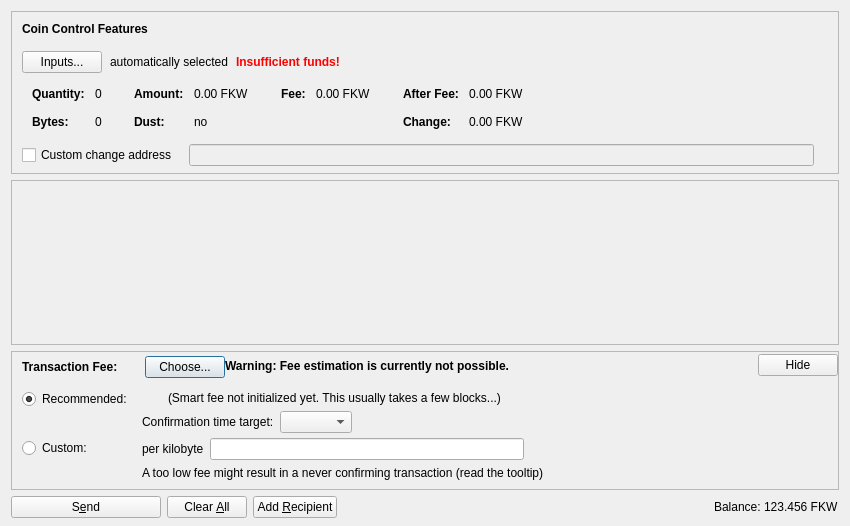
<?xml version="1.0" encoding="UTF-8"?>
<ui version="4.0">
 <class>SendCoinsDialog</class>
 <widget class="QDialog" name="SendCoinsDialog">
  <property name="geometry">
   <rect>
    <x>0</x>
    <y>0</y>
    <width>850</width>
    <height>526</height>
   </rect>
  </property>
  <property name="windowTitle">
   <string>Send Coins</string>
  </property>
  <layout class="QVBoxLayout" name="verticalLayout" stretch="0,1,0,0">
   <property name="bottomMargin">
    <number>8</number>
   </property>
   <item>
    <widget class="QFrame" name="frameCoinControl">
     <property name="sizePolicy">
      <sizepolicy hsizetype="Expanding" vsizetype="Expanding">
       <horstretch>0</horstretch>
       <verstretch>0</verstretch>
      </sizepolicy>
     </property>
     <property name="maximumSize">
      <size>
       <width>16777215</width>
       <height>16777215</height>
      </size>
     </property>
     <property name="frameShape">
      <enum>QFrame::StyledPanel</enum>
     </property>
     <property name="frameShadow">
      <enum>QFrame::Sunken</enum>
     </property>
     <layout class="QVBoxLayout" name="verticalLayoutCoinControl2">
      <property name="spacing">
       <number>0</number>
      </property>
      <property name="leftMargin">
       <number>0</number>
      </property>
      <property name="topMargin">
       <number>0</number>
      </property>
      <property name="rightMargin">
       <number>0</number>
      </property>
      <property name="bottomMargin">
       <number>6</number>
      </property>
      <item>
       <layout class="QVBoxLayout" name="verticalLayoutCoinControl" stretch="0,0,0,0,1">
        <property name="spacing">
         <number>0</number>
        </property>
        <property name="leftMargin">
         <number>10</number>
        </property>
        <property name="topMargin">
         <number>10</number>
        </property>
        <item>
         <layout class="QHBoxLayout" name="horizontalLayoutCoinControl1">
          <property name="bottomMargin">
           <number>15</number>
          </property>
          <item>
           <widget class="QLabel" name="labelCoinControlFeatures">
            <property name="sizePolicy">
             <sizepolicy hsizetype="Preferred" vsizetype="Maximum">
              <horstretch>0</horstretch>
              <verstretch>0</verstretch>
             </sizepolicy>
            </property>
            <property name="font">
             <font>
              <weight>75</weight>
              <bold>true</bold>
             </font>
            </property>
            <property name="styleSheet">
             <string notr="true">font-weight:bold;</string>
            </property>
            <property name="text">
             <string>Coin Control Features</string>
            </property>
           </widget>
          </item>
         </layout>
        </item>
        <item>
         <layout class="QHBoxLayout" name="horizontalLayoutCoinControl2" stretch="0,0,0,0">
          <property name="spacing">
           <number>8</number>
          </property>
          <property name="bottomMargin">
           <number>10</number>
          </property>
          <item>
           <widget class="QPushButton" name="pushButtonCoinControl">
            <property name="styleSheet">
             <string notr="true"/>
            </property>
            <property name="text">
             <string>Inputs...</string>
            </property>
            <property name="autoDefault">
             <bool>false</bool>
            </property>
           </widget>
          </item>
          <item>
           <widget class="QLabel" name="labelCoinControlAutomaticallySelected">
            <property name="text">
             <string>automatically selected</string>
            </property>
            <property name="margin">
             <number>5</number>
            </property>
           </widget>
          </item>
          <item>
           <widget class="QLabel" name="labelCoinControlInsuffFunds">
            <property name="font">
             <font>
              <weight>75</weight>
              <bold>true</bold>
             </font>
            </property>
            <property name="styleSheet">
             <string notr="true">color:red;font-weight:bold;</string>
            </property>
            <property name="text">
             <string>Insufficient funds!</string>
            </property>
            <property name="margin">
             <number>5</number>
            </property>
           </widget>
          </item>
          <item>
           <spacer name="horizontalSpacerCoinControl">
            <property name="orientation">
             <enum>Qt::Horizontal</enum>
            </property>
            <property name="sizeHint" stdset="0">
             <size>
              <width>40</width>
              <height>1</height>
             </size>
            </property>
           </spacer>
          </item>
         </layout>
        </item>
        <item>
         <widget class="QWidget" name="widgetCoinControl" native="true">
          <property name="sizePolicy">
           <sizepolicy hsizetype="Preferred" vsizetype="Preferred">
            <horstretch>0</horstretch>
            <verstretch>0</verstretch>
           </sizepolicy>
          </property>
          <property name="minimumSize">
           <size>
            <width>0</width>
            <height>0</height>
           </size>
          </property>
          <property name="styleSheet">
           <string notr="true"/>
          </property>
          <layout class="QHBoxLayout" name="horizontalLayoutCoinControl5">
           <property name="leftMargin">
            <number>0</number>
           </property>
           <property name="topMargin">
            <number>0</number>
           </property>
           <property name="rightMargin">
            <number>0</number>
           </property>
           <property name="bottomMargin">
            <number>0</number>
           </property>
           <item>
            <layout class="QHBoxLayout" name="horizontalLayoutCoinControl3" stretch="0,0,0,1">
             <property name="spacing">
              <number>20</number>
             </property>
             <property name="topMargin">
              <number>0</number>
             </property>
             <property name="bottomMargin">
              <number>10</number>
             </property>
             <item>
              <layout class="QFormLayout" name="formLayoutCoinControl1">
               <property name="horizontalSpacing">
                <number>10</number>
               </property>
               <property name="verticalSpacing">
                <number>14</number>
               </property>
               <property name="leftMargin">
                <number>10</number>
               </property>
               <property name="topMargin">
                <number>4</number>
               </property>
               <property name="rightMargin">
                <number>6</number>
               </property>
               <item row="0" column="0">
                <widget class="QLabel" name="labelCoinControlQuantityText">
                 <property name="font">
                  <font>
                   <weight>75</weight>
                   <bold>true</bold>
                  </font>
                 </property>
                 <property name="text">
                  <string>Quantity:</string>
                 </property>
                 <property name="margin">
                  <number>0</number>
                 </property>
                </widget>
               </item>
               <item row="0" column="1">
                <widget class="QLabel" name="labelCoinControlQuantity">
                 <property name="cursor">
                  <cursorShape>IBeamCursor</cursorShape>
                 </property>
                 <property name="contextMenuPolicy">
                  <enum>Qt::ActionsContextMenu</enum>
                 </property>
                 <property name="text">
                  <string notr="true">0</string>
                 </property>
                 <property name="margin">
                  <number>0</number>
                 </property>
                 <property name="textInteractionFlags">
                  <set>Qt::LinksAccessibleByMouse|Qt::TextSelectableByKeyboard|Qt::TextSelectableByMouse</set>
                 </property>
                </widget>
               </item>
               <item row="1" column="0">
                <widget class="QLabel" name="labelCoinControlBytesText">
                 <property name="font">
                  <font>
                   <weight>75</weight>
                   <bold>true</bold>
                  </font>
                 </property>
                 <property name="text">
                  <string>Bytes:</string>
                 </property>
                </widget>
               </item>
               <item row="1" column="1">
                <widget class="QLabel" name="labelCoinControlBytes">
                 <property name="cursor">
                  <cursorShape>IBeamCursor</cursorShape>
                 </property>
                 <property name="contextMenuPolicy">
                  <enum>Qt::ActionsContextMenu</enum>
                 </property>
                 <property name="text">
                  <string notr="true">0</string>
                 </property>
                 <property name="textInteractionFlags">
                  <set>Qt::LinksAccessibleByMouse|Qt::TextSelectableByKeyboard|Qt::TextSelectableByMouse</set>
                 </property>
                </widget>
               </item>
              </layout>
             </item>
             <item>
              <layout class="QFormLayout" name="formLayoutCoinControl2">
               <property name="horizontalSpacing">
                <number>10</number>
               </property>
               <property name="verticalSpacing">
                <number>14</number>
               </property>
               <property name="leftMargin">
                <number>6</number>
               </property>
               <property name="topMargin">
                <number>4</number>
               </property>
               <property name="rightMargin">
                <number>6</number>
               </property>
               <item row="0" column="0">
                <widget class="QLabel" name="labelCoinControlAmountText">
                 <property name="font">
                  <font>
                   <weight>75</weight>
                   <bold>true</bold>
                  </font>
                 </property>
                 <property name="text">
                  <string>Amount:</string>
                 </property>
                 <property name="margin">
                  <number>0</number>
                 </property>
                </widget>
               </item>
               <item row="0" column="1">
                <widget class="QLabel" name="labelCoinControlAmount">
                 <property name="cursor">
                  <cursorShape>IBeamCursor</cursorShape>
                 </property>
                 <property name="contextMenuPolicy">
                  <enum>Qt::ActionsContextMenu</enum>
                 </property>
                 <property name="text">
                  <string notr="true">0.00 FKW</string>
                 </property>
                 <property name="textInteractionFlags">
                  <set>Qt::LinksAccessibleByMouse|Qt::TextSelectableByKeyboard|Qt::TextSelectableByMouse</set>
                 </property>
                </widget>
               </item>
               <item row="1" column="0">
                <widget class="QLabel" name="labelCoinControlLowOutputText">
                 <property name="font">
                  <font>
                   <weight>75</weight>
                   <bold>true</bold>
                  </font>
                 </property>
                 <property name="text">
                  <string>Dust:</string>
                 </property>
                </widget>
               </item>
               <item row="1" column="1">
                <widget class="QLabel" name="labelCoinControlLowOutput">
                 <property name="cursor">
                  <cursorShape>IBeamCursor</cursorShape>
                 </property>
                 <property name="contextMenuPolicy">
                  <enum>Qt::ActionsContextMenu</enum>
                 </property>
                 <property name="text">
                  <string notr="true">no</string>
                 </property>
                 <property name="textInteractionFlags">
                  <set>Qt::LinksAccessibleByMouse|Qt::TextSelectableByKeyboard|Qt::TextSelectableByMouse</set>
                 </property>
                </widget>
               </item>
              </layout>
             </item>
             <item>
              <layout class="QFormLayout" name="formLayoutCoinControl3">
               <property name="horizontalSpacing">
                <number>10</number>
               </property>
               <property name="verticalSpacing">
                <number>14</number>
               </property>
               <property name="leftMargin">
                <number>6</number>
               </property>
               <property name="topMargin">
                <number>4</number>
               </property>
               <property name="rightMargin">
                <number>6</number>
               </property>
               <item row="0" column="0">
                <widget class="QLabel" name="labelCoinControlFeeText">
                 <property name="font">
                  <font>
                   <weight>75</weight>
                   <bold>true</bold>
                  </font>
                 </property>
                 <property name="text">
                  <string>Fee:</string>
                 </property>
                 <property name="margin">
                  <number>0</number>
                 </property>
                </widget>
               </item>
               <item row="0" column="1">
                <widget class="QLabel" name="labelCoinControlFee">
                 <property name="cursor">
                  <cursorShape>IBeamCursor</cursorShape>
                 </property>
                 <property name="contextMenuPolicy">
                  <enum>Qt::ActionsContextMenu</enum>
                 </property>
                 <property name="text">
                  <string notr="true">0.00 FKW</string>
                 </property>
                 <property name="textInteractionFlags">
                  <set>Qt::LinksAccessibleByMouse|Qt::TextSelectableByKeyboard|Qt::TextSelectableByMouse</set>
                 </property>
                </widget>
               </item>
              </layout>
             </item>
             <item>
              <layout class="QFormLayout" name="formLayoutCoinControl4">
               <property name="horizontalSpacing">
                <number>10</number>
               </property>
               <property name="verticalSpacing">
                <number>14</number>
               </property>
               <property name="leftMargin">
                <number>6</number>
               </property>
               <property name="topMargin">
                <number>4</number>
               </property>
               <property name="rightMargin">
                <number>6</number>
               </property>
               <item row="0" column="0">
                <widget class="QLabel" name="labelCoinControlAfterFeeText">
                 <property name="font">
                  <font>
                   <weight>75</weight>
                   <bold>true</bold>
                  </font>
                 </property>
                 <property name="text">
                  <string>After Fee:</string>
                 </property>
                 <property name="margin">
                  <number>0</number>
                 </property>
                </widget>
               </item>
               <item row="0" column="1">
                <widget class="QLabel" name="labelCoinControlAfterFee">
                 <property name="cursor">
                  <cursorShape>IBeamCursor</cursorShape>
                 </property>
                 <property name="contextMenuPolicy">
                  <enum>Qt::ActionsContextMenu</enum>
                 </property>
                 <property name="text">
                  <string notr="true">0.00 FKW</string>
                 </property>
                 <property name="textInteractionFlags">
                  <set>Qt::LinksAccessibleByMouse|Qt::TextSelectableByKeyboard|Qt::TextSelectableByMouse</set>
                 </property>
                </widget>
               </item>
               <item row="1" column="0">
                <widget class="QLabel" name="labelCoinControlChangeText">
                 <property name="font">
                  <font>
                   <weight>75</weight>
                   <bold>true</bold>
                  </font>
                 </property>
                 <property name="text">
                  <string>Change:</string>
                 </property>
                </widget>
               </item>
               <item row="1" column="1">
                <widget class="QLabel" name="labelCoinControlChange">
                 <property name="cursor">
                  <cursorShape>IBeamCursor</cursorShape>
                 </property>
                 <property name="contextMenuPolicy">
                  <enum>Qt::ActionsContextMenu</enum>
                 </property>
                 <property name="text">
                  <string notr="true">0.00 FKW</string>
                 </property>
                 <property name="textInteractionFlags">
                  <set>Qt::LinksAccessibleByMouse|Qt::TextSelectableByKeyboard|Qt::TextSelectableByMouse</set>
                 </property>
                </widget>
               </item>
              </layout>
             </item>
            </layout>
           </item>
          </layout>
         </widget>
        </item>
        <item>
         <layout class="QHBoxLayout" name="horizontalLayoutCoinControl4" stretch="0,0,0">
          <property name="spacing">
           <number>12</number>
          </property>
          <property name="sizeConstraint">
           <enum>QLayout::SetDefaultConstraint</enum>
          </property>
          <property name="topMargin">
           <number>5</number>
          </property>
          <property name="rightMargin">
           <number>5</number>
          </property>
          <item>
           <widget class="QCheckBox" name="checkBoxCoinControlChange">
            <property name="toolTip">
             <string>If this is activated, but the change address is empty or invalid, change will be sent to a newly generated address.</string>
            </property>
            <property name="text">
             <string>Custom change address</string>
            </property>
           </widget>
          </item>
          <item>
           <widget class="QValidatedLineEdit" name="lineEditCoinControlChange">
            <property name="enabled">
             <bool>false</bool>
            </property>
            <property name="sizePolicy">
             <sizepolicy hsizetype="Expanding" vsizetype="Fixed">
              <horstretch>0</horstretch>
              <verstretch>0</verstretch>
             </sizepolicy>
            </property>
           </widget>
          </item>
          <item>
           <widget class="QLabel" name="labelCoinControlChangeLabel">
            <property name="sizePolicy">
             <sizepolicy hsizetype="Preferred" vsizetype="Expanding">
              <horstretch>0</horstretch>
              <verstretch>0</verstretch>
             </sizepolicy>
            </property>
            <property name="minimumSize">
             <size>
              <width>0</width>
              <height>0</height>
             </size>
            </property>
            <property name="text">
             <string/>
            </property>
            <property name="margin">
             <number>3</number>
            </property>
           </widget>
          </item>
         </layout>
        </item>
        <item>
         <spacer name="verticalSpacerCoinControl">
          <property name="orientation">
           <enum>Qt::Vertical</enum>
          </property>
          <property name="sizeHint" stdset="0">
           <size>
            <width>800</width>
            <height>1</height>
           </size>
          </property>
         </spacer>
        </item>
       </layout>
      </item>
     </layout>
    </widget>
   </item>
   <item>
    <widget class="QScrollArea" name="scrollArea">
     <property name="widgetResizable">
      <bool>true</bool>
     </property>
     <widget class="QWidget" name="scrollAreaWidgetContents">
      <property name="geometry">
       <rect>
        <x>0</x>
        <y>0</y>
        <width>830</width>
        <height>104</height>
       </rect>
      </property>
      <layout class="QVBoxLayout" name="verticalLayout_2" stretch="0,1">
       <property name="leftMargin">
        <number>0</number>
       </property>
       <property name="topMargin">
        <number>0</number>
       </property>
       <property name="rightMargin">
        <number>0</number>
       </property>
       <property name="bottomMargin">
        <number>0</number>
       </property>
       <item>
        <layout class="QVBoxLayout" name="entries">
         <property name="spacing">
          <number>6</number>
         </property>
        </layout>
       </item>
       <item>
        <spacer name="verticalSpacer">
         <property name="orientation">
          <enum>Qt::Vertical</enum>
         </property>
         <property name="sizeHint" stdset="0">
          <size>
           <width>20</width>
           <height>40</height>
          </size>
         </property>
        </spacer>
       </item>
      </layout>
     </widget>
    </widget>
   </item>
   <item>
    <widget class="QFrame" name="frameFee">
     <property name="sizePolicy">
      <sizepolicy hsizetype="Expanding" vsizetype="Expanding">
       <horstretch>0</horstretch>
       <verstretch>0</verstretch>
      </sizepolicy>
     </property>
     <property name="maximumSize">
      <size>
       <width>16777215</width>
       <height>16777215</height>
      </size>
     </property>
     <property name="frameShape">
      <enum>QFrame::StyledPanel</enum>
     </property>
     <property name="frameShadow">
      <enum>QFrame::Sunken</enum>
     </property>
     <layout class="QVBoxLayout" name="verticalLayoutFee1">
      <property name="spacing">
       <number>0</number>
      </property>
      <property name="leftMargin">
       <number>0</number>
      </property>
      <property name="topMargin">
       <number>0</number>
      </property>
      <property name="rightMargin">
       <number>0</number>
      </property>
      <property name="bottomMargin">
       <number>0</number>
      </property>
      <item>
       <layout class="QVBoxLayout" name="verticalLayoutFee2" stretch="0,0,0">
        <property name="spacing">
         <number>0</number>
        </property>
        <property name="leftMargin">
         <number>10</number>
        </property>
        <property name="topMargin">
         <number>0</number>
        </property>
        <item>
         <layout class="QHBoxLayout" name="horizontalLayoutFee1">
          <property name="bottomMargin">
           <number>0</number>
          </property>
          <item>
           <layout class="QVBoxLayout" name="verticalLayoutFee7">
            <property name="spacing">
             <number>0</number>
            </property>
            <item>
             <spacer name="verticalSpacerSmartFee">
              <property name="orientation">
               <enum>Qt::Vertical</enum>
              </property>
              <property name="sizeType">
               <enum>QSizePolicy::Fixed</enum>
              </property>
              <property name="sizeHint" stdset="0">
               <size>
                <width>1</width>
                <height>4</height>
               </size>
              </property>
             </spacer>
            </item>
            <item>
             <layout class="QHBoxLayout" name="horizontalLayoutSmartFee">
              <property name="spacing">
               <number>10</number>
              </property>
              <item>
               <widget class="QLabel" name="labelFeeHeadline">
                <property name="sizePolicy">
                 <sizepolicy hsizetype="Preferred" vsizetype="Maximum">
                  <horstretch>0</horstretch>
                  <verstretch>0</verstretch>
                 </sizepolicy>
                </property>
                <property name="font">
                 <font>
                  <weight>75</weight>
                  <bold>true</bold>
                 </font>
                </property>
                <property name="styleSheet">
                 <string notr="true">font-weight:bold;</string>
                </property>
                <property name="text">
                 <string>Transaction Fee:</string>
                </property>
               </widget>
              </item>
              <item>
               <widget class="QLabel" name="labelFeeMinimized">
                <property name="text">
                 <string/>
                </property>
               </widget>
              </item>
              <item>
               <widget class="QPushButton" name="buttonChooseFee">
                <property name="text">
                 <string>Choose...</string>
                </property>
               </widget>
              </item>
             </layout>
            </item>
            <item>
             <spacer name="verticalSpacer_5">
              <property name="orientation">
               <enum>Qt::Vertical</enum>
              </property>
              <property name="sizeHint" stdset="0">
               <size>
                <width>1</width>
                <height>1</height>
               </size>
              </property>
             </spacer>
            </item>
           </layout>
          </item>
          <item>
           <widget class="QLabel" name="fallbackFeeWarningLabel">
            <property name="toolTip">
             <string>Using the fallbackfee can result in sending a transaction that will take several hours or days (or never) to confirm. Consider choosing your fee manually or wait until you have validated the complete chain.</string>
            </property>
            <property name="font">
            <font>
                <weight>75</weight>
                <bold>true</bold>
            </font>
            </property>
            <property name="text">
             <string>Warning: Fee estimation is currently not possible.</string>
            </property>
            <property name="wordWrap">
             <bool>false</bool>
            </property>
           </widget>
          </item>
          <item>
           <spacer name="horizontalSpacer_4">
            <property name="orientation">
             <enum>Qt::Horizontal</enum>
            </property>
            <property name="sizeType">
             <enum>QSizePolicy::MinimumExpanding</enum>
            </property>
            <property name="sizeHint" stdset="0">
             <size>
              <width>40</width>
              <height>20</height>
             </size>
            </property>
           </spacer>
          </item>
          <item>
           <widget class="QPushButton" name="buttonMinimizeFee">
            <property name="toolTip">
             <string>collapse fee-settings</string>
            </property>
            <property name="text">
             <string>Hide</string>
            </property>
           </widget>
          </item>
         </layout>
        </item>
        <item>
         <widget class="QFrame" name="frameFeeSelection">
          <layout class="QVBoxLayout" name="verticalLayoutFee12">
           <property name="spacing">
            <number>0</number>
           </property>
           <property name="leftMargin">
            <number>0</number>
           </property>
           <property name="topMargin">
            <number>0</number>
           </property>
           <property name="rightMargin">
            <number>0</number>
           </property>
           <property name="bottomMargin">
            <number>0</number>
           </property>
           <item>
            <layout class="QGridLayout" name="gridLayoutFee">
             <property name="topMargin">
              <number>10</number>
             </property>
             <property name="bottomMargin">
              <number>4</number>
             </property>
             <property name="horizontalSpacing">
              <number>10</number>
             </property>
             <property name="verticalSpacing">
              <number>4</number>
             </property>
             <item row="1" column="1">
              <layout class="QVBoxLayout" name="verticalLayoutFee8">
               <property name="spacing">
                <number>6</number>
               </property>
               <item>
                <layout class="QHBoxLayout" name="horizontalLayoutFee13">
                 <item>
                  <widget class="QLabel" name="labelCustomPerKilobyte">
                   <property name="toolTip">
                    <string>Specify a custom fee per kB (1,000 bytes) of the transaction's virtual size.

Note:  Since the fee is calculated on a per-byte basis, a fee of "100 satoshis per kB" for a transaction size of 500 bytes (half of 1 kB) would ultimately yield a fee of only 50 satoshis.</string>
                   </property>
                   <property name="text">
                    <string>per kilobyte</string>
                   </property>
                  </widget>
                 </item>
                 <item>
                  <widget class="BitcoinAmountField" name="customFee"/>
                 </item>
                 <item>
                  <spacer name="horizontalSpacer_6">
                   <property name="orientation">
                    <enum>Qt::Horizontal</enum>
                   </property>
                   <property name="sizeHint" stdset="0">
                    <size>
                     <width>1</width>
                     <height>1</height>
                    </size>
                   </property>
                  </spacer>
                 </item>
                </layout>
               </item>
               <item>
                <layout class="QHBoxLayout" name="horizontalLayoutFee8">
                 <item>
                  <widget class="QLabel" name="labelCustomFeeWarning">
                   <property name="enabled">
                    <bool>true</bool>
                   </property>
                   <property name="toolTip">
                    <string>When there is less transaction volume than space in the blocks, miners as well as relaying nodes may enforce a minimum fee. Paying only this minimum fee is just fine, but be aware that this can result in a never confirming transaction once there is more demand for fokawa transactions than the network can process.</string>
                   </property>
                   <property name="text">
                    <string>A too low fee might result in a never confirming transaction (read the tooltip)</string>
                   </property>
                  </widget>
                 </item>
                 <item>
                  <spacer name="horizontalSpacer_2">
                   <property name="orientation">
                    <enum>Qt::Horizontal</enum>
                   </property>
                   <property name="sizeHint" stdset="0">
                    <size>
                     <width>1</width>
                     <height>1</height>
                    </size>
                   </property>
                  </spacer>
                 </item>
                </layout>
               </item>
              </layout>
             </item>
             <item row="0" column="0">
              <layout class="QVBoxLayout" name="verticalLayoutFee4" stretch="0,1">
               <item>
                <widget class="QRadioButton" name="radioSmartFee">
                 <property name="text">
                  <string>Recommended:</string>
                 </property>
                 <property name="checked">
                  <bool>true</bool>
                 </property>
                 <attribute name="buttonGroup">
                  <string notr="true">groupFee</string>
                 </attribute>
                </widget>
               </item>
               <item>
                <spacer name="verticalSpacer_2">
                 <property name="orientation">
                  <enum>Qt::Vertical</enum>
                 </property>
                 <property name="sizeHint" stdset="0">
                  <size>
                   <width>1</width>
                   <height>1</height>
                  </size>
                 </property>
                </spacer>
               </item>
              </layout>
             </item>
             <item row="1" column="0">
              <layout class="QVBoxLayout" name="verticalLayoutFee9" stretch="0,1">
               <item>
                <widget class="QRadioButton" name="radioCustomFee">
                 <property name="text">
                  <string>Custom:</string>
                 </property>
                 <attribute name="buttonGroup">
                  <string notr="true">groupFee</string>
                 </attribute>
                </widget>
               </item>
               <item>
                <spacer name="verticalSpacer_6">
                 <property name="orientation">
                  <enum>Qt::Vertical</enum>
                 </property>
                 <property name="sizeHint" stdset="0">
                  <size>
                   <width>1</width>
                   <height>1</height>
                  </size>
                 </property>
                </spacer>
               </item>
              </layout>
             </item>
             <item row="0" column="1">
              <layout class="QVBoxLayout" name="verticalLayoutFee3" stretch="0,0,1">
               <property name="spacing">
                <number>6</number>
               </property>
               <property name="topMargin">
                <number>2</number>
               </property>
               <item>
                <layout class="QHBoxLayout" name="horizontalLayoutFee12">
                 <item>
                  <widget class="QLabel" name="labelSmartFee">
                   <property name="text">
                    <string/>
                   </property>
                  </widget>
                 </item>
                 <item>
                  <widget class="QLabel" name="labelFeeEstimation">
                   <property name="text">
                    <string/>
                   </property>
                  </widget>
                 </item>
                 <item>
                  <widget class="QLabel" name="labelSmartFee2">
                   <property name="text">
                    <string>(Smart fee not initialized yet. This usually takes a few blocks...)</string>
                   </property>
                  </widget>
                 </item>
                 <item>
                  <spacer name="horizontalSpacer_5">
                   <property name="orientation">
                    <enum>Qt::Horizontal</enum>
                   </property>
                   <property name="sizeHint" stdset="0">
                    <size>
                     <width>1</width>
                     <height>1</height>
                    </size>
                   </property>
                  </spacer>
                 </item>
                </layout>
               </item>
               <item>
                <layout class="QHBoxLayout" name="horizontalLayoutFee9">
                 <item>
                  <layout class="QVBoxLayout" name="verticalLayoutFee6">
                   <item>
                    <widget class="QLabel" name="labelSmartFee3">
                     <property name="text">
                      <string>Confirmation time target:</string>
                     </property>
                    </widget>
                   </item>
                  </layout>
                 </item>
                 <item>
                  <layout class="QVBoxLayout" name="verticalLayoutFee5">
                   <property name="rightMargin">
                    <number>30</number>
                   </property>
                   <item>
                    <layout class="QHBoxLayout" name="horizontalLayoutConfTarget">
                     <property name="bottomMargin">
                      <number>0</number>
                     </property>
                     <item>
                      <widget class="QComboBox" name="confTargetSelector"/>
                     </item>
                     <item>
                      <spacer name="horizontalSpacerConfTarget">
                       <property name="orientation">
                        <enum>Qt::Horizontal</enum>
                       </property>
                       <property name="sizeHint" stdset="0">
                        <size>
                         <width>40</width>
                         <height>20</height>
                        </size>
                       </property>
                      </spacer>
                     </item>
                    </layout>
                   </item>
                  </layout>
                 </item>
                </layout>
               </item>
               <item>
                <spacer name="verticalSpacer_4">
                 <property name="orientation">
                  <enum>Qt::Vertical</enum>
                 </property>
                 <property name="sizeHint" stdset="0">
                  <size>
                   <width>1</width>
                   <height>1</height>
                  </size>
                 </property>
                </spacer>
               </item>
              </layout>
             </item>
            </layout>
           </item>
          </layout>
         </widget>
        </item>
        <item>
         <spacer name="verticalSpacerFee">
          <property name="orientation">
           <enum>Qt::Vertical</enum>
          </property>
          <property name="sizeHint" stdset="0">
           <size>
            <width>40</width>
            <height>5</height>
           </size>
          </property>
         </spacer>
        </item>
       </layout>
      </item>
     </layout>
    </widget>
   </item>
   <item>
    <layout class="QHBoxLayout" name="horizontalLayout">
     <item>
      <widget class="QPushButton" name="sendButton">
       <property name="minimumSize">
        <size>
         <width>150</width>
         <height>0</height>
        </size>
       </property>
       <property name="toolTip">
        <string>Confirm the send action</string>
       </property>
       <property name="text">
        <string>S&amp;end</string>
       </property>
       <property name="icon">
        <iconset resource="../bitcoin.qrc">
         <normaloff>:/icons/send</normaloff>:/icons/send</iconset>
       </property>
       <property name="autoDefault">
        <bool>false</bool>
       </property>
       <property name="default">
        <bool>false</bool>
       </property>
      </widget>
     </item>
     <item>
      <widget class="QPushButton" name="clearButton">
       <property name="sizePolicy">
        <sizepolicy hsizetype="Minimum" vsizetype="Fixed">
         <horstretch>0</horstretch>
         <verstretch>0</verstretch>
        </sizepolicy>
       </property>
       <property name="toolTip">
        <string>Clear all fields of the form.</string>
       </property>
       <property name="text">
        <string>Clear &amp;All</string>
       </property>
       <property name="icon">
        <iconset resource="../bitcoin.qrc">
         <normaloff>:/icons/remove</normaloff>:/icons/remove</iconset>
       </property>
       <property name="autoDefault">
        <bool>false</bool>
       </property>
      </widget>
     </item>
     <item>
      <widget class="QPushButton" name="addButton">
       <property name="toolTip">
        <string>Send to multiple recipients at once</string>
       </property>
       <property name="text">
        <string>Add &amp;Recipient</string>
       </property>
       <property name="icon">
        <iconset resource="../bitcoin.qrc">
         <normaloff>:/icons/add</normaloff>:/icons/add</iconset>
       </property>
       <property name="autoDefault">
        <bool>false</bool>
       </property>
      </widget>
     </item>
     <item>
      <spacer name="horizontalSpacer">
       <property name="orientation">
        <enum>Qt::Horizontal</enum>
       </property>
       <property name="sizeHint" stdset="0">
        <size>
         <width>40</width>
         <height>20</height>
        </size>
       </property>
      </spacer>
     </item>
     <item>
      <layout class="QHBoxLayout" name="horizontalLayout_2">
       <property name="spacing">
        <number>3</number>
       </property>
       <item>
        <widget class="QLabel" name="label">
         <property name="sizePolicy">
          <sizepolicy hsizetype="Preferred" vsizetype="Fixed">
           <horstretch>0</horstretch>
           <verstretch>0</verstretch>
          </sizepolicy>
         </property>
         <property name="text">
          <string>Balance:</string>
         </property>
        </widget>
       </item>
       <item>
        <widget class="QLabel" name="labelBalance">
         <property name="sizePolicy">
          <sizepolicy hsizetype="Preferred" vsizetype="Fixed">
           <horstretch>0</horstretch>
           <verstretch>0</verstretch>
          </sizepolicy>
         </property>
         <property name="cursor">
          <cursorShape>IBeamCursor</cursorShape>
         </property>
         <property name="text">
          <string notr="true">123.456 FKW</string>
         </property>
         <property name="textInteractionFlags">
          <set>Qt::LinksAccessibleByMouse|Qt::TextSelectableByKeyboard|Qt::TextSelectableByMouse</set>
         </property>
        </widget>
       </item>
      </layout>
     </item>
    </layout>
   </item>
  </layout>
 </widget>
 <customwidgets>
  <customwidget>
   <class>QValidatedLineEdit</class>
   <extends>QLineEdit</extends>
   <header>qt/qvalidatedlineedit.h</header>
  </customwidget>
  <customwidget>
   <class>BitcoinAmountField</class>
   <extends>QLineEdit</extends>
   <header>qt/bitcoinamountfield.h</header>
   <container>1</container>
  </customwidget>
 </customwidgets>
 <resources>
  <include location="../bitcoin.qrc"/>
 </resources>
 <connections/>
 <buttongroups>
  <buttongroup name="groupFee"/>
 </buttongroups>
</ui>
